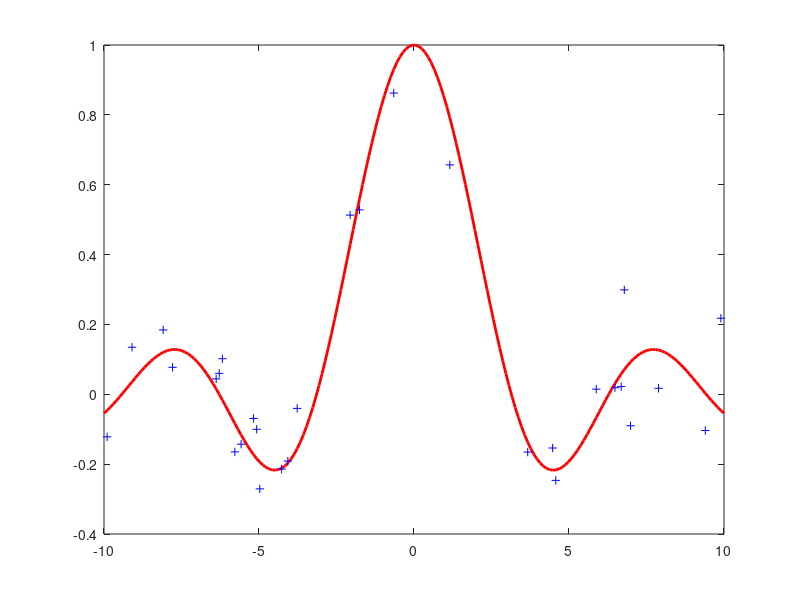

The MATLAB source for this figure: (Note: this script raises an error after producing the figure.)
function SD
clc;
clear;
close all;
%% the example fuction
datasize=200;
var_noise=0.1;
x=linspace(-10,10,datasize)';
    f=sin(x)./x;
noise=var_noise*randn(datasize,1);
y=f+noise;
x_raw=x;
plot(x_raw,f,'r-','LineWidth',2),hold on;
%% the training data samples
Inset=30;
dataindex=randsample(datasize,Inset);
xI=x(dataindex);
yI=y(dataindex);
plot(xI,yI,'b+'),hold on;
%  x(dataindex)=[];
%  y(dataindex)=[];
x=xI;
y=yI;
K_mat=Kernel_func(x,x,0.7,1.2)+var_noise*eye(Inset);
% [vecmat,valmat]=eig(K_mat);
% valmat=diag(valmat);
% [valmat,ix]=sort(valmat,'descend');
% vecmat=vecmat(:,ix);
L=chol(K_mat,'lower');
%%
testnum=500;
x_test=linspace(-15,15,testnum)';
K_test_train=Kernel_func(x_test,x,0.7,1.2);
K_test=Kernel_func(x_test,x_test,0.7,1.2);

f_mean=K_test_train*(L'\(L\y));
for i=1:testnum
K_ss=Kernel_func(x_test(i),x_test(i),0.7,1.2);
K_s=Kernel_func(x_test(i),x,0.7,1.2);
v=L\K_s';
  f_var(i)=K_ss-v'*v;
end
f_var=f_var';
plot(x_test,f_mean,'b-','LineWidth',2),hold on;
%%
x_area=[x_test;flipdim(x_test,1)];
ybound_std=[(f_mean+1.96*sqrt(f_var));flipdim(f_mean-1.96*sqrt(f_var),1)];
fill(x_area,ybound_std,[187 255 0]/255,'EdgeColor','none');
plot(x_raw,f,'r-','LineWidth',2),hold on;
plot(xI,yI,'b+'),hold on;
plot(x_test,f_mean,'b-','LineWidth',2),hold on;
%%
legend1=legend('target function','training points','preditive distribution','95% confidence interval');
 set(legend1,'Box','off','Color','none',...
     'Location','NorthEast');
xlabel('SD with 30 points ')
set(gca,'XTick',[-15:3:15])
matlab2tikz( 'SubData30.tex' )

